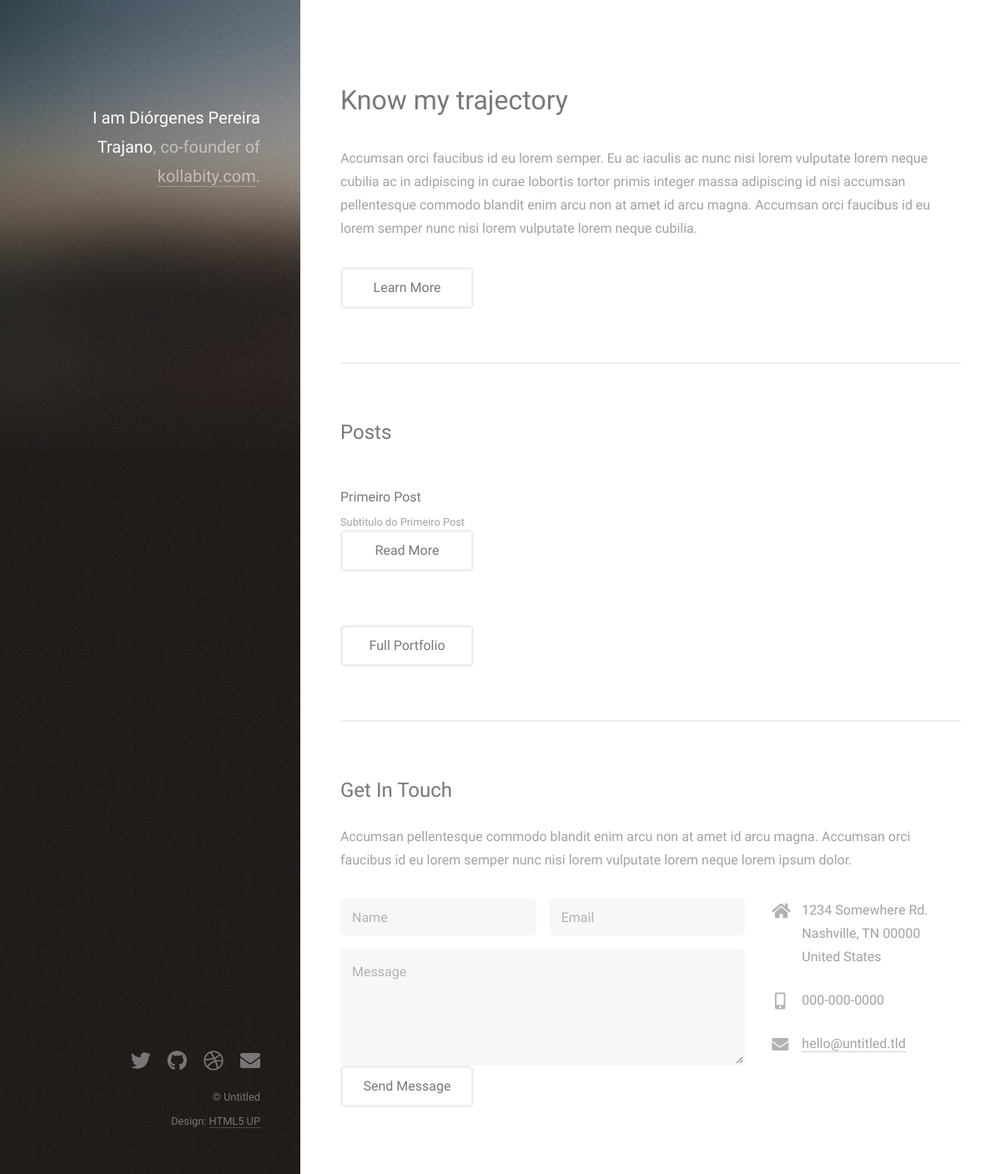
The app's page /, older data.
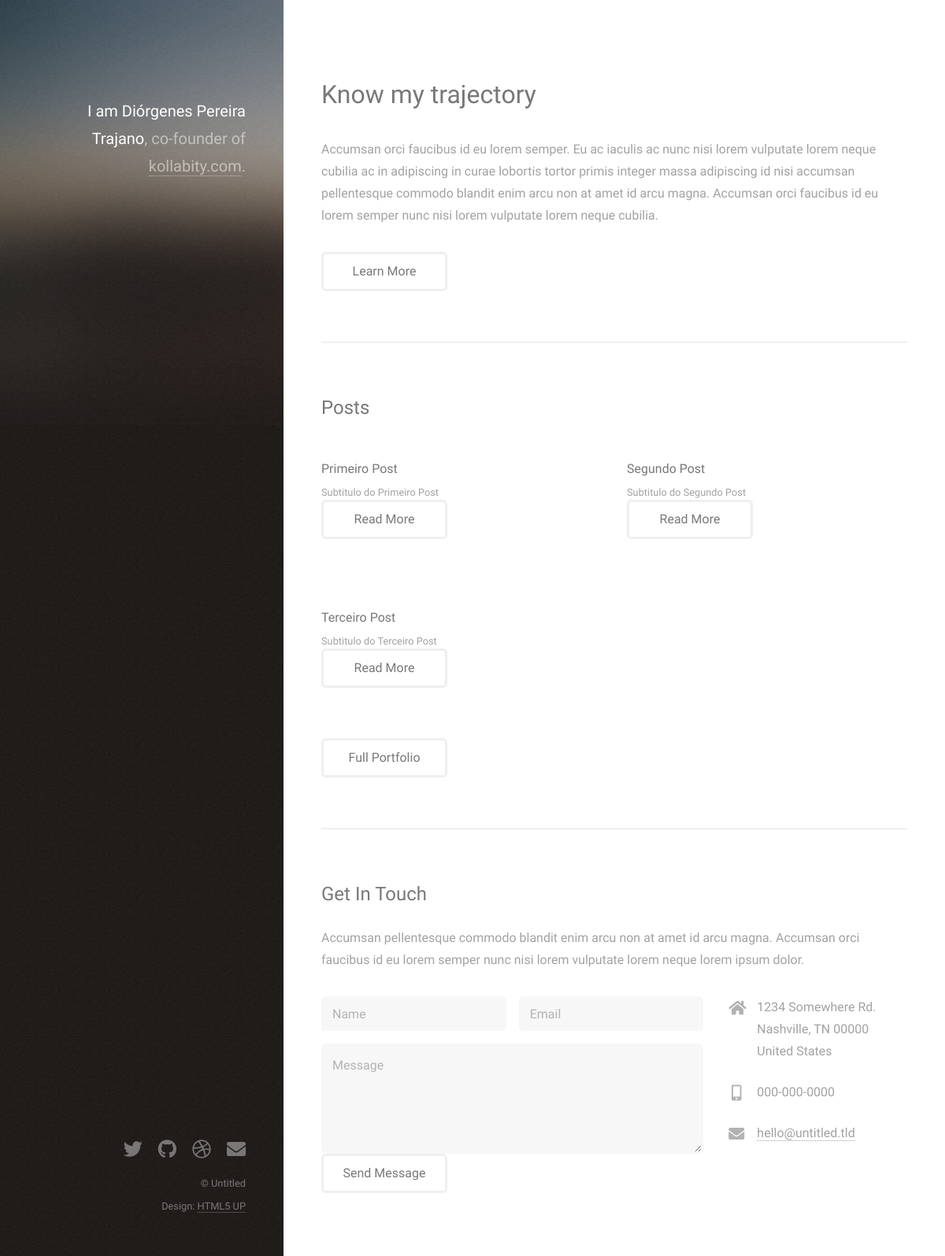
The same page, newer data.
### website/models.py (models this page shows)
class Post(models.Model):
    title = models.CharField(max_length=100)
    sub_title = models.CharField(max_length=200)
    content = models.TextField()
    imagem = models.ImageField(upload_to='posts', null=True, blank=True)

### website/views.py (the view)
# urls.py: path('', hello_blog, name='home_blog'),
def hello_blog(request):
    lista = ['Django', 'Python', 'Git', 'Html']
    list_posts = Post.objects.all() # váriavel list_posts = recebe classe Post do models e pega todos os campos do banco de dados
    data = {
        'name': 'Curso de Django 3',
        'lista_tecnologias': lista,
        'posts': list_posts}
    return render(request, 'index.html', data) # vai renderizar o template index.html e carregar as informações de data

### website/templates/index.html (shortened to what this page needs)
{% load static %}
<!DOCTYPE HTML>
<html>
	<head>
		<link rel="stylesheet" href="{% static 'assets/css/main.css' %}" />
	</head>
	<body class="is-preload">
			<header id="header">
				<div class="inner">
					<h1><strong>I am Diórgenes Pereira Trajano</strong>,<br />
					co-founder of <a href="https://kollabity.com/">kollabity.com</a>.</h1>
				</div>
			</header>
			<div id="main">
					<section id="one">
						<header class="major">
							<h2>Know my trajectory<br /></h2>
						</header>
						<p>Accumsan orci faucibus id eu lorem semper. Eu ac iaculis ac nunc nisi lorem vulputate lorem neque cubilia ac in adipiscing in curae lobortis tortor primis integer massa adipiscing id nisi accumsan pellentesque commodo blandit enim arcu non at amet id arcu magna. Accumsan orci faucibus id eu lorem semper nunc nisi lorem vulputate lorem neque cubilia.</p>
						<ul class="actions">
							<li><a href="#" class="button">Learn More</a></li>
						</ul>
					</section>
					<section id="two">
						<h2>Posts</h2>
						<div class="row">
                            {% for post in posts %}
                                <article class="col-6 col-12-xsmall work-item">
									<h3>{{ post.title }}</h3>
                                    <p>{{ post.sub_title }}</p>
                                    <ul class="actions">
                                        <li><a href="{% url 'post_detail' post.id %}" class="button">Read More</a></li>
                                    </ul>
                                </article>
                            {% endfor %}
						</div>
						<ul class="actions">
							<li><a href="#" class="button">Full Portfolio</a></li>
						</ul>
					</section>
					<section id="three">
						<h2>Get In Touch</h2>
						<p>Accumsan pellentesque commodo blandit enim arcu non at amet id arcu magna. Accumsan orci faucibus id eu lorem semper nunc nisi lorem vulputate lorem neque lorem ipsum dolor.</p>
						<div class="row">
							<div class="col-8 col-12-small">
								<form method="post" action="{% url 'save_form' %}">
									<div class="row gtr-uniform gtr-50">
										<div class="col-6 col-12-xsmall"><input type="text" name="name" id="name" placeholder="Name" /></div>
										<div class="col-6 col-12-xsmall"><input type="email" name="email" id="email" placeholder="Email" /></div>
										<div class="col-12"><textarea name="message" id="message" placeholder="Message" rows="4"></textarea></div>
									</div>
									<ul class="actions">
										<li><input type="submit" value="Send Message" /></li>
									</ul>
								</form>
							</div>
							<div class="col-4 col-12-small">
								<ul class="labeled-icons">
									<li>
										<h3 class="icon solid fa-home"><span class="label">Address</span></h3>
										1234 Somewhere Rd.<br />
										Nashville, TN 00000<br />
										United States
									</li>
									<li>
										<h3 class="icon solid fa-mobile-alt"><span class="label">Phone</span></h3>
										000-000-0000
									</li>
									<li>
										<h3 class="icon solid fa-envelope"><span class="label">Email</span></h3>
										<a href="#">hello@untitled.tld</a>
									</li>
								</ul>
							</div>
						</div>
					</section>
			</div>
			<footer id="footer">
				<div class="inner">
					<ul class="icons">
						<li><a href="#" class="icon brands fa-twitter"><span class="label">Twitter</span></a></li>
						<li><a href="#" class="icon brands fa-github"><span class="label">Github</span></a></li>
						<li><a href="#" class="icon brands fa-dribbble"><span class="label">Dribbble</span></a></li>
						<li><a href="#" class="icon solid fa-envelope"><span class="label">Email</span></a></li>
					</ul>
					<ul class="copyright">
						<li>&copy; Untitled</li><li>Design: <a href="http://html5up.net">HTML5 UP</a></li>
					</ul>
				</div>
			</footer>
	</body>
</html>

Row changes from the older to the newer data that the page shows:
added Post: title "Segundo Post", sub_title "Subtitulo do Segundo Post"
added Post: title "Terceiro Post", sub_title "Subtitulo do Terceiro Post"
